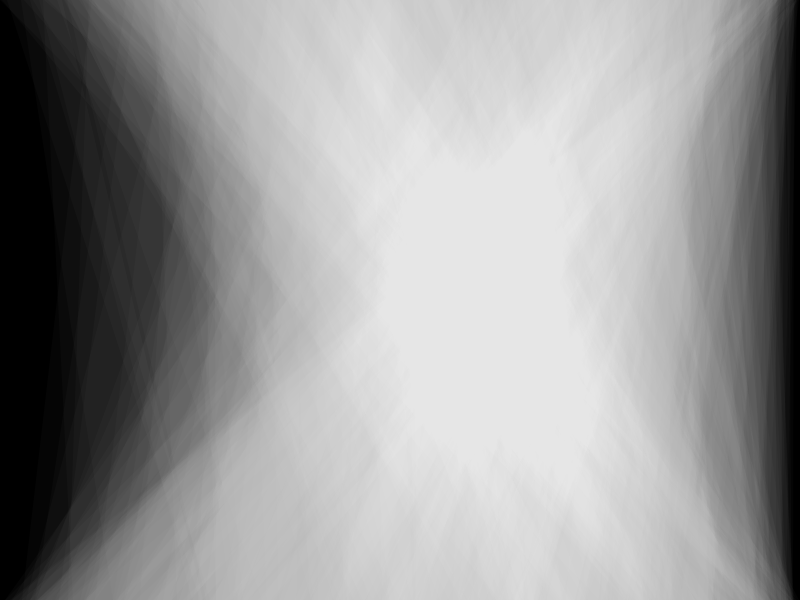
Frame 1 (no input)
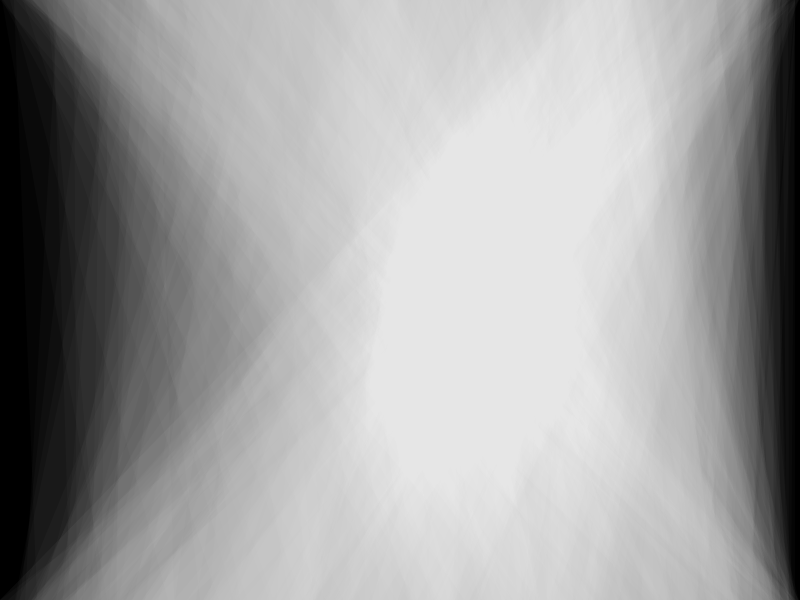
Frame 60 (the mouse pressed at the canvas centre just before this capture)
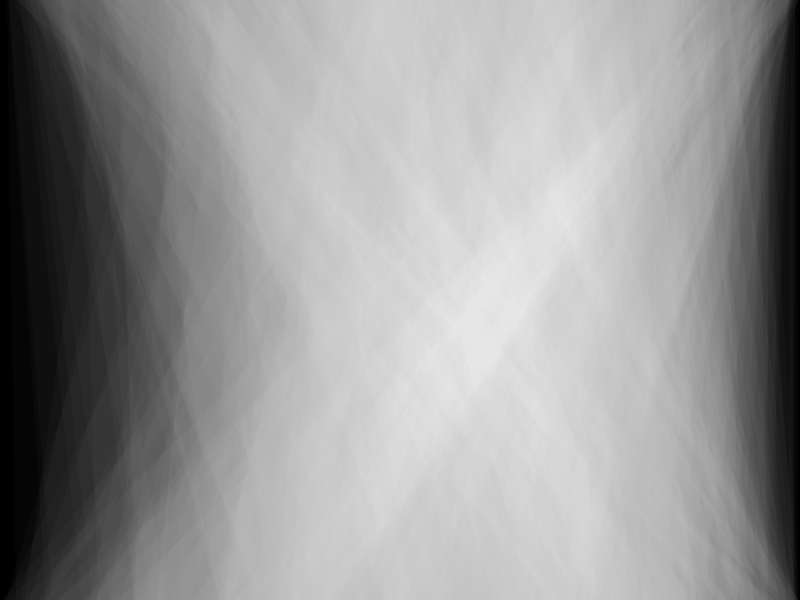
Frame 120 (the mouse held since frame 60 and released just before this capture)

The Processing sketch that drew these frames (run headless with seeded random() and noise(); from frame 60 on, the mouse is pressed at the canvas centre):

// Processing sketch: sketch_150314a_surf_gen
// ── sketch_150314a_surf_gen.pde
// http://habrahabr.ru/post/251419/

void setup(){
  size(800, 600);
}

void draw(){
  background(0);
  int n = 250;
  colorMode(RGB, 255, 255, 255, 100);  
  int alpha = 2;
  for(int i=0; i<n; i++){
    int pt1 = (int) random(width);
    int pt2 = (int) random(pt1, width);
    int pb1 = (int) random(width);
    int pb2 = (int) random(pb1, width);
    
    fill(255, 255, 255, alpha);
    noStroke();
    beginShape();
    vertex(pt1, 0);
    vertex(pt2, 0);
    vertex(pb2, height);
    vertex(pb1, height);
    endShape(CLOSE);
  }
  
  // noLoop();
}
